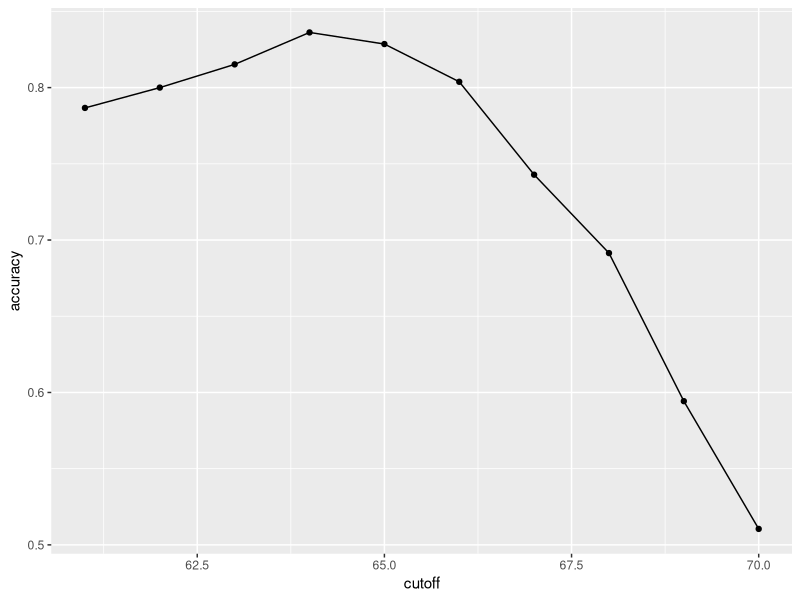
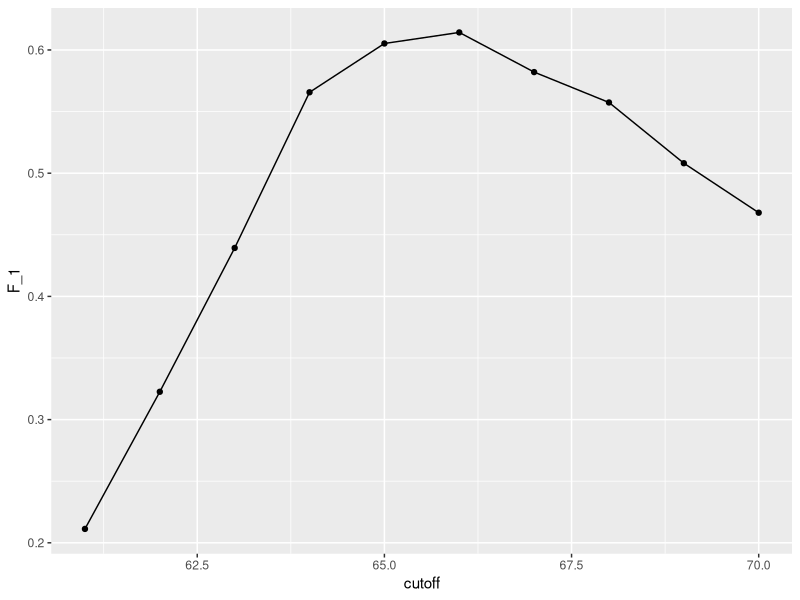
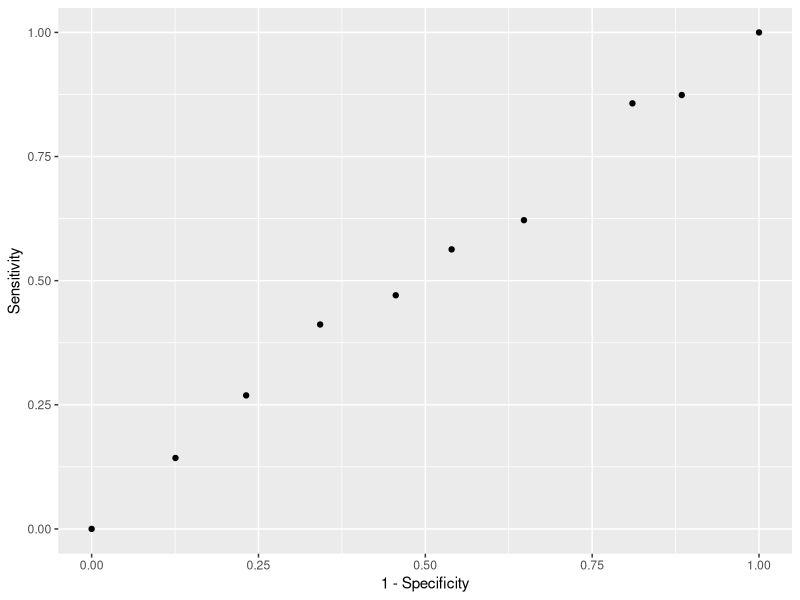
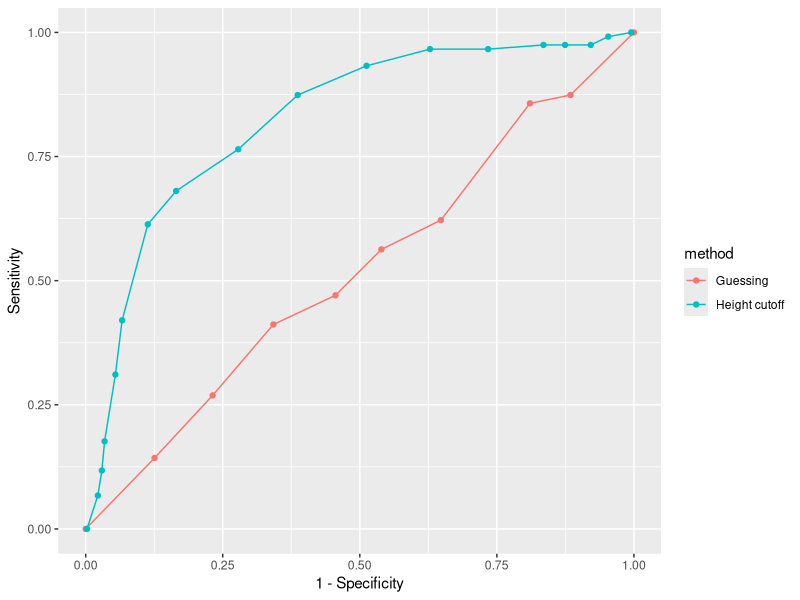
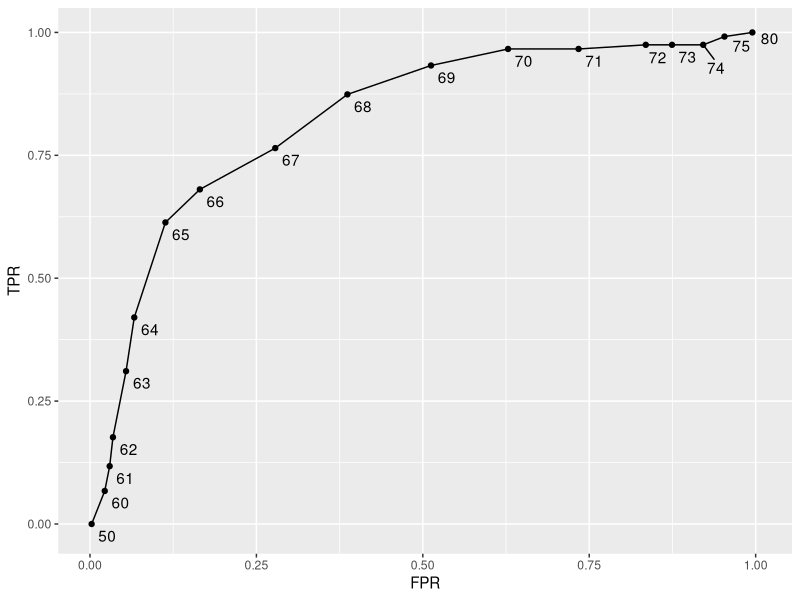
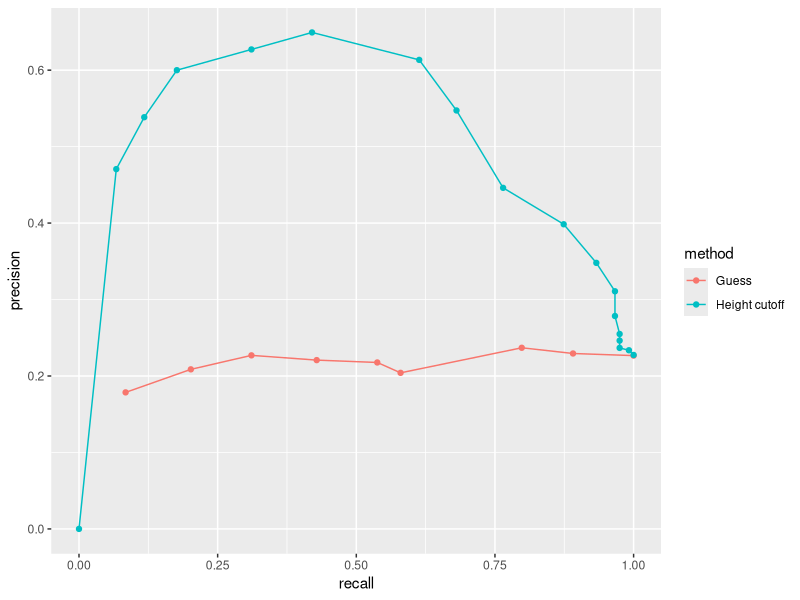
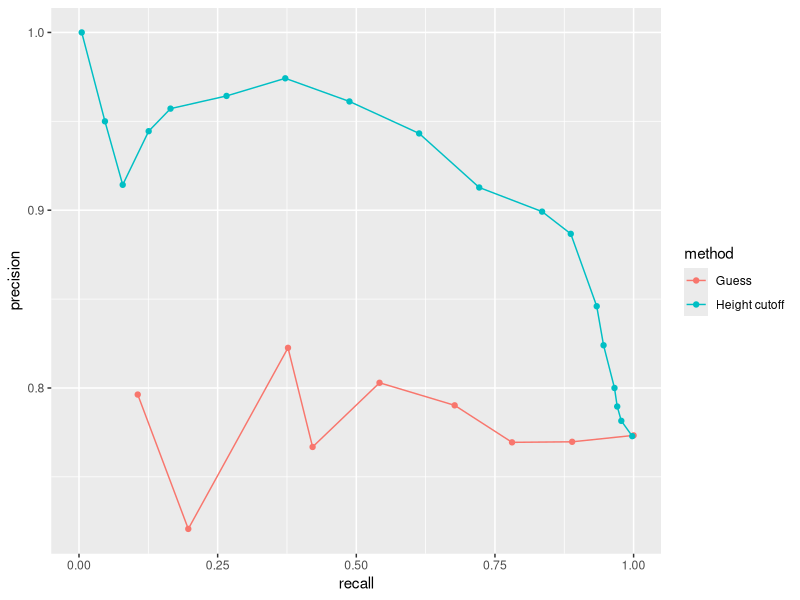
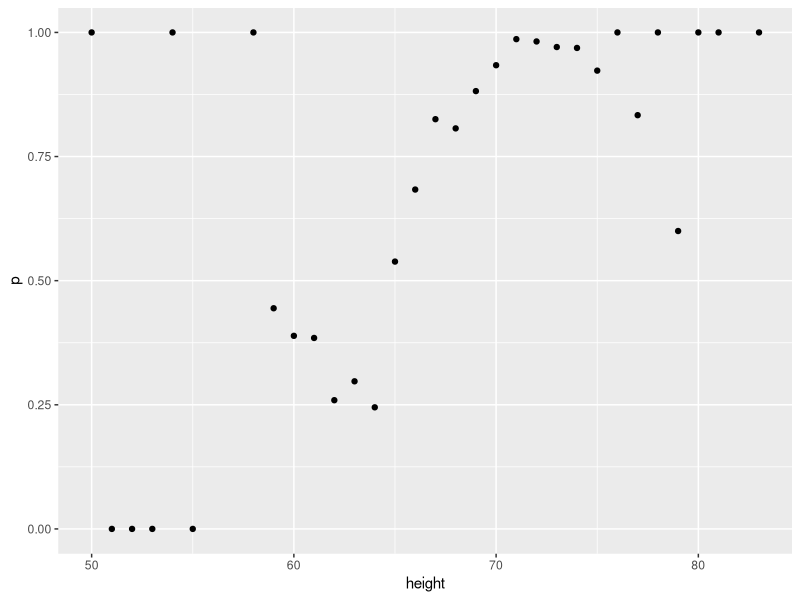

Source code (R) for these figures, in order:
library(tidyverse)
library(caret)
library(dslabs)
data(heights)

# define the outcome and predictors
y <- heights$sex
x <- heights$height

# generate training and test sets
set.seed(2, sample.kind = "Rounding") # if using R 3.5 or earlier, remove the sample.kind argument
test_index <- createDataPartition(y, times = 1, p = 0.5, list = FALSE)
test_set <- heights[test_index, ]
train_set <- heights[-test_index, ]

# guess the outcome
y_hat <- sample(c("Male", "Female"), length(test_index), replace = TRUE)
y_hat <- sample(c("Male", "Female"), length(test_index), replace = TRUE) %>% 
  factor(levels = levels(test_set$sex))

# compute accuracy
mean(y_hat == test_set$sex)
heights %>% group_by(sex) %>% summarize(mean(height), sd(height))
y_hat <- ifelse(x > 62, "Male", "Female") %>% factor(levels = levels(test_set$sex))
mean(y == y_hat)

# examine the accuracy of 10 cutoffs
cutoff <- seq(61, 70)
accuracy <- map_dbl(cutoff, function(x){
  y_hat <- ifelse(train_set$height > x, "Male", "Female") %>% 
    factor(levels = levels(test_set$sex))
  mean(y_hat == train_set$sex)
})
data.frame(cutoff, accuracy) %>% 
  ggplot(aes(cutoff, accuracy)) + 
  geom_point() + 
  geom_line() 
max(accuracy)

best_cutoff <- cutoff[which.max(accuracy)]
best_cutoff

y_hat <- ifelse(test_set$height > best_cutoff, "Male", "Female") %>% 
  factor(levels = levels(test_set$sex))
y_hat <- factor(y_hat)
mean(y_hat == test_set$sex)

# tabulate each combination of prediction and actual value
table(predicted = y_hat, actual = test_set$sex)
test_set %>% 
  mutate(y_hat = y_hat) %>%
  group_by(sex) %>% 
  summarize(accuracy = mean(y_hat == sex))
prev <- mean(y == "Male")
prev

# confustion matrix
library(e1071)
confusionMatrix(data = y_hat, reference = test_set$sex)

# maximize F-score
cutoff <- seq(61, 70)
F_1 <- map_dbl(cutoff, function(x){
  y_hat <- ifelse(train_set$height > x, "Male", "Female") %>% 
    factor(levels = levels(test_set$sex))
  F_meas(data = y_hat, reference = factor(train_set$sex))
})

data.frame(cutoff, F_1) %>% 
  ggplot(aes(cutoff, F_1)) + 
  geom_point() + 
  geom_line()

max(F_1)

best_cutoff <- cutoff[which.max(F_1)]
best_cutoff

y_hat <- ifelse(test_set$height > best_cutoff, "Male", "Female") %>% 
  factor(levels = levels(test_set$sex))
sensitivity(data = y_hat, reference = test_set$sex)
specificity(data = y_hat, reference = test_set$sex)

p <- 0.9
n <- length(test_index)
y_hat <- sample(c("Male", "Female"), n, replace = TRUE, prob=c(p, 1-p)) %>% 
  factor(levels = levels(test_set$sex))
mean(y_hat == test_set$sex)

# ROC curve
probs <- seq(0, 1, length.out = 10)
guessing <- map_df(probs, function(p){
  y_hat <- 
    sample(c("Male", "Female"), n, replace = TRUE, prob=c(p, 1-p)) %>% 
    factor(levels = c("Female", "Male"))
  list(method = "Guessing",
       FPR = 1 - specificity(y_hat, test_set$sex),
       TPR = sensitivity(y_hat, test_set$sex))
})
guessing %>% qplot(FPR, TPR, data =., xlab = "1 - Specificity", ylab = "Sensitivity")

cutoffs <- c(50, seq(60, 75), 80)
height_cutoff <- map_df(cutoffs, function(x){
  y_hat <- ifelse(test_set$height > x, "Male", "Female") %>% 
    factor(levels = c("Female", "Male"))
  list(method = "Height cutoff",
       FPR = 1-specificity(y_hat, test_set$sex),
       TPR = sensitivity(y_hat, test_set$sex))
})

# plot both curves together
bind_rows(guessing, height_cutoff) %>%
  ggplot(aes(FPR, TPR, color = method)) +
  geom_line() +
  geom_point() +
  xlab("1 - Specificity") +
  ylab("Sensitivity")

library(ggrepel)
map_df(cutoffs, function(x){
  y_hat <- ifelse(test_set$height > x, "Male", "Female") %>% 
    factor(levels = c("Female", "Male"))
  list(method = "Height cutoff",
       cutoff = x, 
       FPR = 1-specificity(y_hat, test_set$sex),
       TPR = sensitivity(y_hat, test_set$sex))
}) %>%
  ggplot(aes(FPR, TPR, label = cutoff)) +
  geom_line() +
  geom_point() +
  geom_text_repel(nudge_x = 0.01, nudge_y = -0.01)

# plot precision against recall
guessing <- map_df(probs, function(p){
  y_hat <- sample(c("Male", "Female"), length(test_index), 
                  replace = TRUE, prob=c(p, 1-p)) %>% 
    factor(levels = c("Female", "Male"))
  list(method = "Guess",
       recall = sensitivity(y_hat, test_set$sex),
       precision = precision(y_hat, test_set$sex))
})

height_cutoff <- map_df(cutoffs, function(x){
  y_hat <- ifelse(test_set$height > x, "Male", "Female") %>% 
    factor(levels = c("Female", "Male"))
  list(method = "Height cutoff",
       recall = sensitivity(y_hat, test_set$sex),
       precision = precision(y_hat, test_set$sex))
})

bind_rows(guessing, height_cutoff) %>%
  ggplot(aes(recall, precision, color = method)) +
  geom_line() +
  geom_point()
guessing <- map_df(probs, function(p){
  y_hat <- sample(c("Male", "Female"), length(test_index), replace = TRUE, 
                  prob=c(p, 1-p)) %>% 
    factor(levels = c("Male", "Female"))
  list(method = "Guess",
       recall = sensitivity(y_hat, relevel(test_set$sex, "Male", "Female")),
       precision = precision(y_hat, relevel(test_set$sex, "Male", "Female")))
})

height_cutoff <- map_df(cutoffs, function(x){
  y_hat <- ifelse(test_set$height > x, "Male", "Female") %>% 
    factor(levels = c("Male", "Female"))
  list(method = "Height cutoff",
       recall = sensitivity(y_hat, relevel(test_set$sex, "Male", "Female")),
       precision = precision(y_hat, relevel(test_set$sex, "Male", "Female")))
})
bind_rows(guessing, height_cutoff) %>%
  ggplot(aes(recall, precision, color = method)) +
  geom_line() +
  geom_point()

# Proportion of male per rounded height
heights %>% 
  mutate(height = round(height)) %>%
  group_by(height) %>%
  summarize(p = mean(sex == "Male")) %>%
  qplot(height, p, data =.)

# Ensuring each data point has the same number of observations
ps <- seq(0, 1, 0.1)
heights %>% 
  mutate(g = cut(height, quantile(height, ps), include.lowest = TRUE)) %>%
  group_by(g) %>%
  summarize(p = mean(sex == "Male"), height = mean(height)) %>%
  qplot(height, p, data =.)

library(MASS)
Sigma <- 9*matrix(c(1,0.5,0.5,1), 2, 2)
dat <- MASS::mvrnorm(n = 10000, c(69, 69), Sigma) %>% 
  data.frame() %>% setNames(c("x", "y"))

ps <- seq(0, 1, 0.1)
dat %>% 
  mutate(g = cut(x, quantile(x, ps), include.lowest = TRUE)) %>%
  group_by(g) %>%
  summarize(y = mean(y), x = mean(x)) %>%
  qplot(x, y, data =.)


# Regression on Height

library(dslabs)
data("heights")
y <- heights$height

set.seed(2) #if you are using R 3.5 or earlier
set.seed(2, sample.kind = "Rounding") #if you are using R 3.6 or later

test_index <- createDataPartition(y, times = 1, p = 0.5, list = FALSE)
train_set <- heights %>% slice(-test_index)
test_set <- heights %>% slice(test_index)

train_set %>% 
  filter(round(height)==66) %>%
  summarize(y_hat = mean(sex=="Female"))

heights %>% 
  mutate(x = round(height)) %>%
  group_by(x) %>%
  filter(n() >= 10) %>%
  summarize(prop = mean(sex == "Female")) %>%
  ggplot(aes(x, prop)) +
  geom_point()
lm_fit <- mutate(train_set, y = as.numeric(sex == "Female")) %>% lm(y ~ height, data = .)
p_hat <- predict(lm_fit, test_set)
y_hat <- ifelse(p_hat > 0.5, "Female", "Male") %>% factor()
confusionMatrix(y_hat, test_set$sex)$overall["Accuracy"]

# Plotting the regression line

heights %>% 
  mutate(x = round(height)) %>%
  group_by(x) %>%
  filter(n() >= 10) %>%
  summarize(prop = mean(sex == "Female")) %>%
  ggplot(aes(x, prop)) +
  geom_point() + 
  geom_abline(intercept = lm_fit$coef[1], slope = lm_fit$coef[2])

range(p_hat)

# logistic transformation
p <- seq(0, 1, len = 101)
g <- log(p / (1-p))
data.frame(p, g) %>% ggplot(aes(p, g)) + geom_line()
qplot(x = p, y = g)

# fit logistic regression model
glm_fit <- train_set %>% 
  mutate(y = as.numeric(sex == "Female")) %>%
  glm(y ~ height, data=., family = "binomial")

p_hat_logit <- predict(glm_fit, newdata = test_set, type = "response")

tmp <- heights %>% 
  mutate(x = round(height)) %>%
  group_by(x) %>%
  filter(n() >= 10) %>%
  summarize(prop = mean(sex == "Female")) 
logistic_curve <- data.frame(x = seq(min(tmp$x), max(tmp$x))) %>%
  mutate(p_hat = plogis(glm_fit$coef[1] + glm_fit$coef[2]*x))
tmp %>% 
  ggplot(aes(x, prop)) +
  geom_point() +
  geom_line(data = logistic_curve, mapping = aes(x, p_hat), lty = 2)

y_hat_logit <- ifelse(p_hat_logit > 0.5, "Female", "Male") %>% factor
confusionMatrix(y_hat_logit, test_set$sex)$overall[["Accuracy"]]
